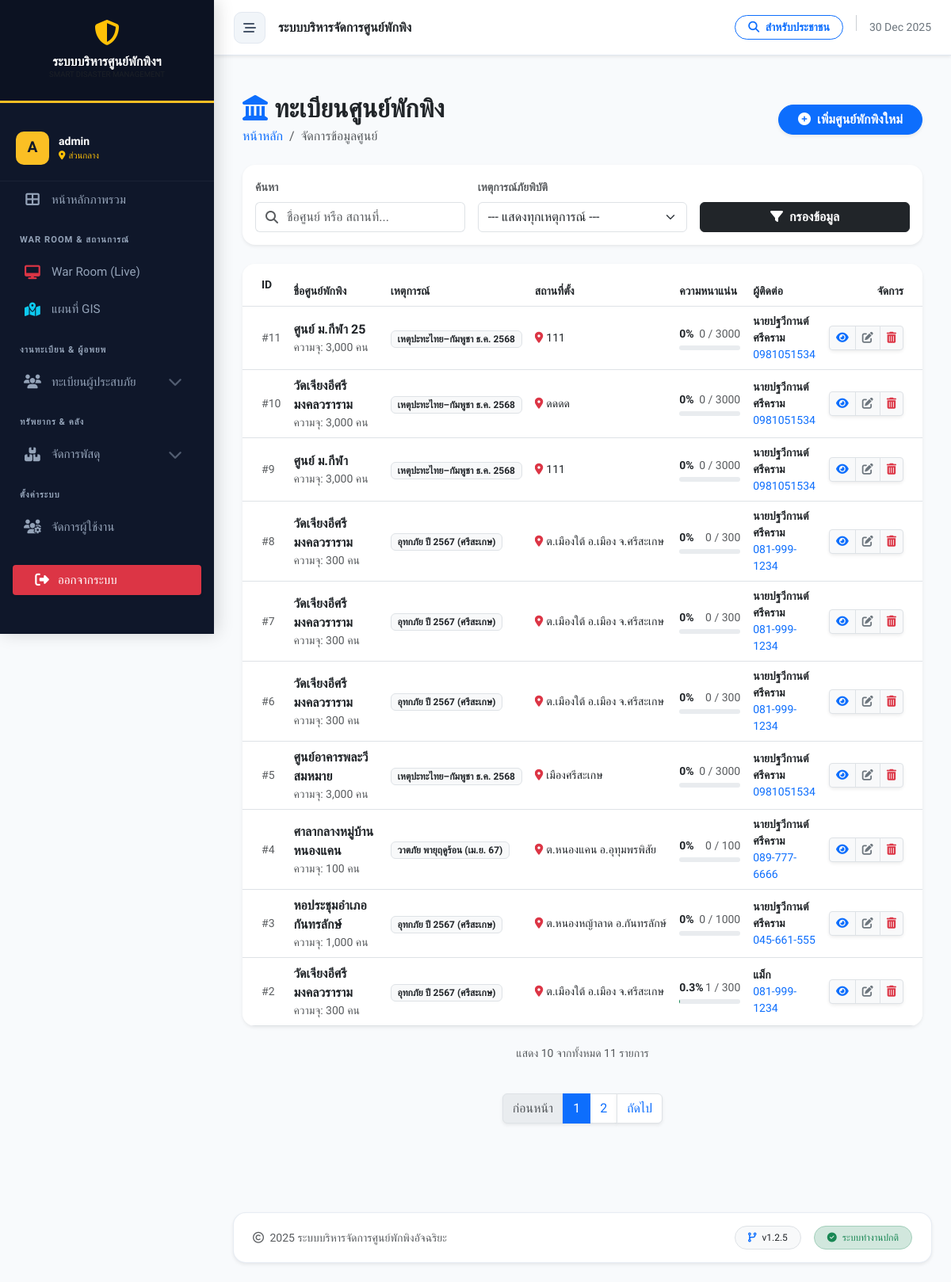
The page /shelter_list.php (signed in) on the database its author committed.
### tables this page shows
CREATE TABLE `shelters` (
  `id` int(11) NOT NULL,
  `incident_id` int(11) NOT NULL COMMENT 'ผูกกับเหตุการณ์ไหน',
  `name` varchar(200) NOT NULL COMMENT 'ชื่อศูนย์',
  `location` text NOT NULL COMMENT 'ที่ตั้ง',
  `district` varchar(100) DEFAULT NULL,
  `province` varchar(100) DEFAULT NULL,
  `latitude` decimal(10,8) DEFAULT NULL,
  `longitude` decimal(11,8) DEFAULT NULL,
  `capacity` int(11) NOT NULL DEFAULT 0 COMMENT 'ความจุสูงสุด',
  `contact_person` varchar(255) DEFAULT NULL,
  `contact_phone` varchar(20) DEFAULT NULL,
  `status` enum('open','full','closed') NOT NULL DEFAULT 'open',
  `last_updated` datetime DEFAULT NULL,
  `created_at` datetime DEFAULT current_timestamp()
);

CREATE TABLE `incidents` (
  `id` int(11) NOT NULL,
  `name` varchar(200) NOT NULL COMMENT 'ชื่อเหตุการณ์ (เช่น น้ำท่วมปี 67)',
  `type` varchar(50) NOT NULL DEFAULT 'other',
  `description` text DEFAULT NULL,
  `start_date` date NOT NULL,
  `end_date` date DEFAULT NULL,
  `status` enum('active','closed') NOT NULL DEFAULT 'active',
  `created_at` timestamp NOT NULL DEFAULT current_timestamp()
);

### shelter_list.php (the view, shortened to what this page needs)
<?php
require_once 'includes/functions.php';
require_once 'includes/header.php';
$search = isset($_GET['search']) ? cleanInput($_GET['search']) : '';
$incident_id = isset($_GET['incident_id']) ? (int)$_GET['incident_id'] : 0;
$limit = 10;
$page = isset($_GET['page']) ? (int)$_GET['page'] : 1;
$offset = ($page - 1) * $limit;
try {
    $where = [];
    $params = [];
    $types = "";
    $where_sql = !empty($where) ? " WHERE " . implode(" AND ", $where) : "";
    $count_sql = "SELECT COUNT(*) as total FROM shelters s $where_sql";
    $stmt_count = $conn->prepare($count_sql);
    $stmt_count->execute();
    $total_records = $stmt_count->get_result()->fetch_assoc()['total'];
    $total_pages = ceil($total_records / $limit);
    $sql = "SELECT s.*, i.name as incident_name,
            (SELECT COUNT(*) FROM evacuees WHERE shelter_id = s.id AND check_out_date IS NULL) as current_occupancy
            FROM shelters s
            LEFT JOIN incidents i ON s.incident_id = i.id
            $where_sql
            ORDER BY s.id DESC
            LIMIT ?, ?";
    $types_limit = $types . "ii";
    $params_limit = array_merge($params, [$offset, $limit]);
    $stmt = $conn->prepare($sql);
    $stmt->bind_param($types_limit, ...$params_limit);
    $stmt->execute();
    $shelters = $stmt->get_result()->fetch_all(MYSQLI_ASSOC);
} catch (Exception $e) {
    error_log($e->getMessage());
    $shelters = [];
    $total_records = 0;
    $total_pages = 0;
}
?>
<div class="container-fluid py-4">
    <div class="d-flex justify-content-between align-items-center mb-4">
        <div>
            <h2 class="fw-bold text-dark mb-1"><i class="fas fa-landmark text-primary me-2"></i>ทะเบียนศูนย์พักพิง</h2>
            <nav aria-label="breadcrumb">
                <ol class="breadcrumb mb-0">
                    <li class="breadcrumb-item"><a href="index.php" class="text-decoration-none">หน้าหลัก</a></li>
                    <li class="breadcrumb-item active">จัดการข้อมูลศูนย์</li>
                </ol>
            </nav>
        </div>
        <a href="shelter_form.php?mode=add" class="btn btn-primary fw-bold shadow-sm rounded-pill px-4">
            <i class="fas fa-plus-circle me-1"></i> เพิ่มศูนย์พักพิงใหม่
        </a>
    </div>
    <div class="card border-0 shadow-sm rounded-4 mb-4">
        <div class="card-body">
            <form action="" method="GET" class="row g-3 align-items-end">
                <div class="col-md-4">
                    <label class="form-label small fw-bold text-muted">ค้นหา</label>
                    <div class="input-group">
                        <span class="input-group-text bg-white border-end-0 text-muted"><i class="fas fa-search"></i></span>
                        <input type="text" name="search" class="form-control border-start-0 ps-0" placeholder="ชื่อศูนย์ หรือ สถานที่..." value="<?php echo h($search); ?>">
                    </div>
                </div>
                <div class="col-md-4">
                    <label class="form-label small fw-bold text-muted">เหตุการณ์ภัยพิบัติ</label>
                    <select name="incident_id" class="form-select">
                        <option value="0">--- แสดงทุกเหตุการณ์ ---</option>
                    </select>
                </div>
                <div class="col-md-4">
                    <div class="d-flex gap-2">
                        <button type="submit" class="btn btn-dark fw-bold flex-grow-1">
                            <i class="fas fa-filter me-1"></i> กรองข้อมูล
                        </button>
                    </div>
                </div>
            </form>
        </div>
    </div>
    <div class="card border-0 shadow-sm rounded-4 overflow-hidden mb-4">
        <div class="table-responsive">
            <table class="table table-hover align-middle mb-0">
                <thead class="bg-light">
                    <tr class="text-muted small text-uppercase">
                        <th class="ps-4 py-3" width="5%">ID</th>
                        <th width="20%">ชื่อศูนย์พักพิง</th>
                        <th width="15%">เหตุการณ์</th>
                        <th width="20%">สถานที่ตั้ง</th>
                        <th width="15%">ความหนาแน่น</th>
                        <th width="10%">ผู้ติดต่อ</th>
                        <th class="text-end pe-4" width="15%">จัดการ</th>
                    </tr>
                </thead>
                <tbody>
                    <?php if (!empty($shelters)): ?>
                        <?php foreach ($shelters as $s):
                            $occupancy_perc = ($s['capacity'] > 0) ? ($s['current_occupancy'] / $s['capacity']) * 100 : 0;
                        ?>
                        <tr>
                            <td class="ps-4 text-muted small">#<?php echo $s['id']; ?></td>
                            <td>
                                <div class="fw-bold text-dark"><?php echo h($s['name']); ?></div>
                                <div class="text-muted small">ความจุ: <?php echo number_format($s['capacity']); ?> คน</div>
                            </td>
                            <td>
                                <span class="badge bg-light text-dark border"><?php echo h($s['incident_name'] ?: 'ทั่วไป'); ?></span>
                            </td>
                            <td>
                                <div class="small text-truncate" style="max-width: 200px;" title="<?php echo h($s['location']); ?>">
                                    <i class="fas fa-map-marker-alt text-danger me-1"></i><?php echo h($s['location']); ?>
                                </div>
                            </td>
                            <td>
                                <div class="d-flex justify-content-between mb-1 small">
                                    <span class="fw-bold"><?php echo round($occupancy_perc, 1); ?>%</span>
                                    <span class="text-muted"><?php echo $s['current_occupancy']; ?> / <?php echo $s['capacity']; ?></span>
                                </div>
                                <div class="progress" style="height: 6px; border-radius: 10px;">
                                </div>
                            </td>
                            <td>
                                <div class="small fw-bold"><?php echo h($s['contact_person']); ?></div>
                                <div class="small text-primary"><?php echo h($s['contact_phone']); ?></div>
                            </td>
                            <td class="text-end pe-4">
                                <div class="btn-group shadow-sm">
                                    <a href="shelter_details.php?id=<?php echo $s['id']; ?>" class="btn btn-sm btn-light border" title="ดูรายละเอียด">
                                        <i class="fas fa-eye text-primary"></i>
                                    </a>
                                    <a href="shelter_form.php?id=<?php echo $s['id']; ?>&mode=edit" class="btn btn-sm btn-light border" title="แก้ไข">
                                        <i class="fas fa-edit text-secondary"></i>
                                    </a>
                                    <button onclick="confirmDelete(<?php echo $s['id']; ?>, '<?php echo addslashes($s['name']); ?>')" class="btn btn-sm btn-light border" title="ลบ">
                                        <i class="fas fa-trash-alt text-danger"></i>
                                    </button>
                                </div>
                            </td>
                        </tr>
                        <?php endforeach; ?>
                    <?php endif; ?>
                </tbody>
            </table>
        </div>
    </div>
    <?php if ($total_pages > 1): ?>
        <div class="d-flex flex-column align-items-center mb-5">
            <div class="text-muted small mb-3">แสดง <?php echo count($shelters); ?> จากทั้งหมด <?php echo number_format($total_records); ?> รายการ</div>
            <?php
                echo renderPagination($page, $total_pages, [
                    'search' => $search,
                    'incident_id' => $incident_id
                ]);
            ?>
        </div>
    <?php endif; ?>
</div>
<?php include 'includes/footer.php'; ?>

### assets/css/style.css (style rules this page uses)
:root { --sidebar-width: 280px; --sidebar-collapsed-width: 0px; --primary-color: #2563eb; --primary-dark: #1e40af; --bg-color: #f8fafc; --sidebar-bg: #0f172a; --text-color: #334155; --transition-speed: 0.3s; }
body { font-family: 'Sarabun', sans-serif; background-color: var(--bg-color); color: var(--text-color); overflow-x: hidden; }

### includes/header.php (style rules this page uses)
:root { --sidebar-width: 270px; --nav-bg: #0f172a; --nav-hover: #1e293b; --active-gold: #fbbf24; --text-main: #f1f5f9; --text-muted: #94a3b8; --body-bg: #f8fafc; }
body { font-family: 'Prompt', sans-serif; background-color: var(--body-bg); color: #334155; overflow-x: hidden; }

### rows shown on the page
shelters: id "11", name "ศูนย์ ม.กีฬา 25", capacity "3,000", incident.name "เหตุปะทะไทย–กัมพูชา ธ.ค. 2568", location "111", occupancy_perc "0", current_occupancy "0", capacity "3000", contact_person "นายปฐวีกานต์ ศรีคราม", contact_phone "0981051534"
shelters: id "10", name "วัดเจียงอีศรีมงคลวราราม", capacity "3,000", incident.name "เหตุปะทะไทย–กัมพูชา ธ.ค. 2568", location "ดดดด", occupancy_perc "0", current_occupancy "0", capacity "3000", contact_person "นายปฐวีกานต์ ศรีคราม", contact_phone "0981051534"
shelters: id "9", name "ศูนย์ ม.กีฬา", capacity "3,000", incident.name "เหตุปะทะไทย–กัมพูชา ธ.ค. 2568", location "111", occupancy_perc "0", current_occupancy "0", capacity "3000", contact_person "นายปฐวีกานต์ ศรีคราม", contact_phone "0981051534"
shelters: id "8", name "วัดเจียงอีศรีมงคลวราราม", capacity "300", incident.name "อุทกภัย ปี 2567 (ศรีสะเกษ)", location "ต.เมืองใต้ อ.เมือง จ.ศรีสะเกษ", occupancy_perc "0", current_occupancy "0", contact_person "นายปฐวีกานต์ ศรีคราม", contact_phone "081-999-1234"
shelters: id "7", name "วัดเจียงอีศรีมงคลวราราม", capacity "300", incident.name "อุทกภัย ปี 2567 (ศรีสะเกษ)", location "ต.เมืองใต้ อ.เมือง จ.ศรีสะเกษ", occupancy_perc "0", current_occupancy "0", contact_person "นายปฐวีกานต์ ศรีคราม", contact_phone "081-999-1234"
shelters: id "6", name "วัดเจียงอีศรีมงคลวราราม", capacity "300", incident.name "อุทกภัย ปี 2567 (ศรีสะเกษ)", location "ต.เมืองใต้ อ.เมือง จ.ศรีสะเกษ", occupancy_perc "0", current_occupancy "0", contact_person "นายปฐวีกานต์ ศรีคราม", contact_phone "081-999-1234"
shelters: id "5", name "ศูนย์อาคารพละวีสมหมาย", capacity "3,000", incident.name "เหตุปะทะไทย–กัมพูชา ธ.ค. 2568", location "เมืองศรีสะเกษ", occupancy_perc "0", current_occupancy "0", capacity "3000", contact_person "นายปฐวีกานต์ ศรีคราม", contact_phone "0981051534"
shelters: id "4", name "ศาลากลางหมู่บ้านหนองแคน", capacity "100", incident.name "วาตภัย พายุฤดูร้อน (เม.ย. 67)", location "ต.หนองแคน อ.อุทุมพรพิสัย", occupancy_perc "0", current_occupancy "0", contact_person "นายปฐวีกานต์ ศรีคราม", contact_phone "089-777-6666"
shelters: id "3", name "หอประชุมอำเภอกันทรลักษ์", capacity "1,000", incident.name "อุทกภัย ปี 2567 (ศรีสะเกษ)", location "ต.หนองหญ้าลาด อ.กันทรลักษ์", occupancy_perc "0", current_occupancy "0", capacity "1000", contact_person "นายปฐวีกานต์ ศรีคราม", contact_phone "045-661-555"
shelters: id "2", name "วัดเจียงอีศรีมงคลวราราม", capacity "300", incident.name "อุทกภัย ปี 2567 (ศรีสะเกษ)", location "ต.เมืองใต้ อ.เมือง จ.ศรีสะเกษ", occupancy_perc "0.3", current_occupancy "1", contact_person "แม็ก", contact_phone "081-999-1234"

### other values the page prints
substr($_SESSION['username'] ?? 'U', 0, 1) "A"
$_SESSION['username'] "admin"
$user_shelter_name ?: 'ส่วนกลาง' "ส่วนกลาง"
count($shelters) "10"
$total_records "11"
